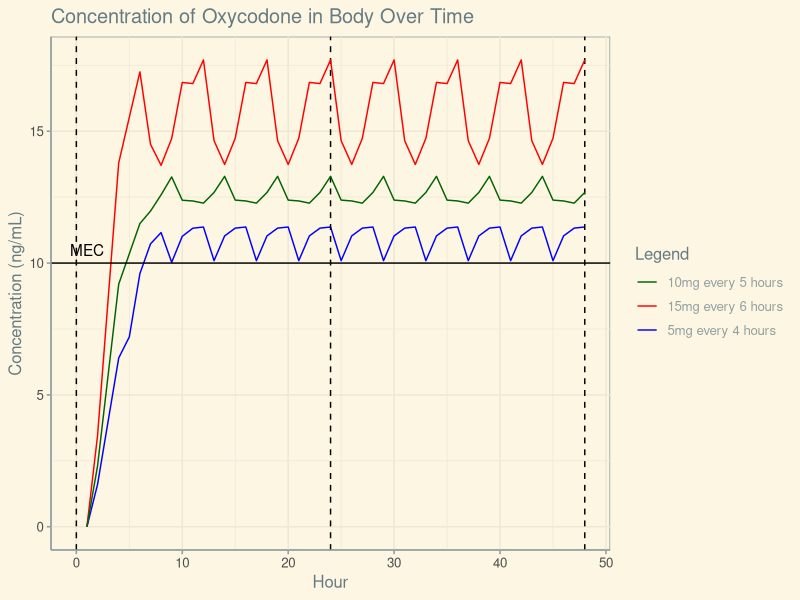
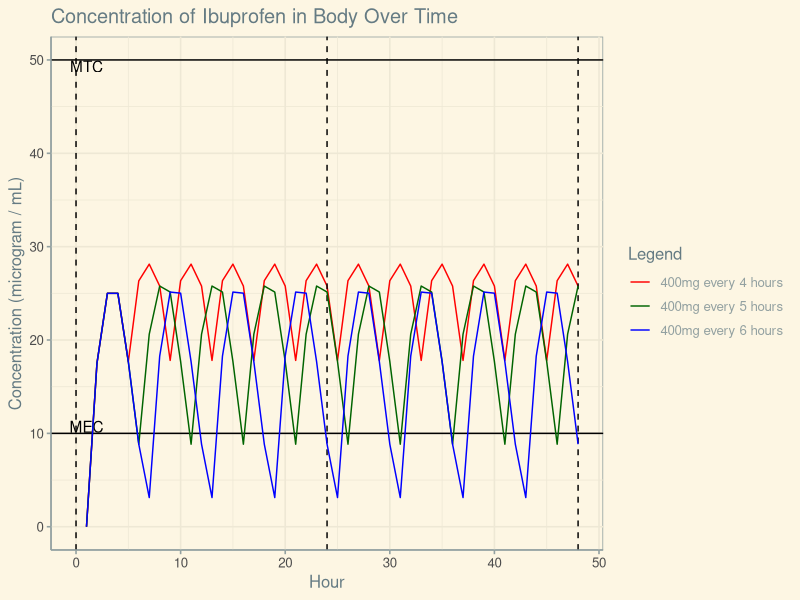
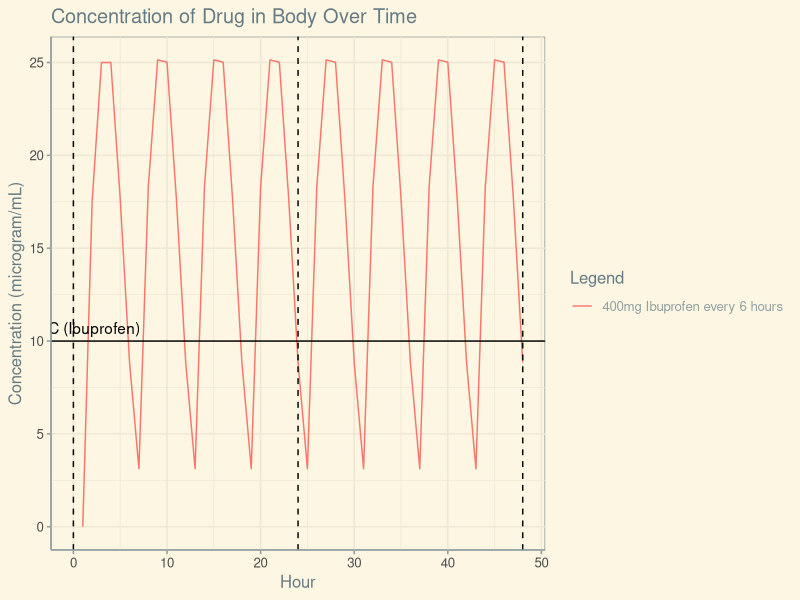
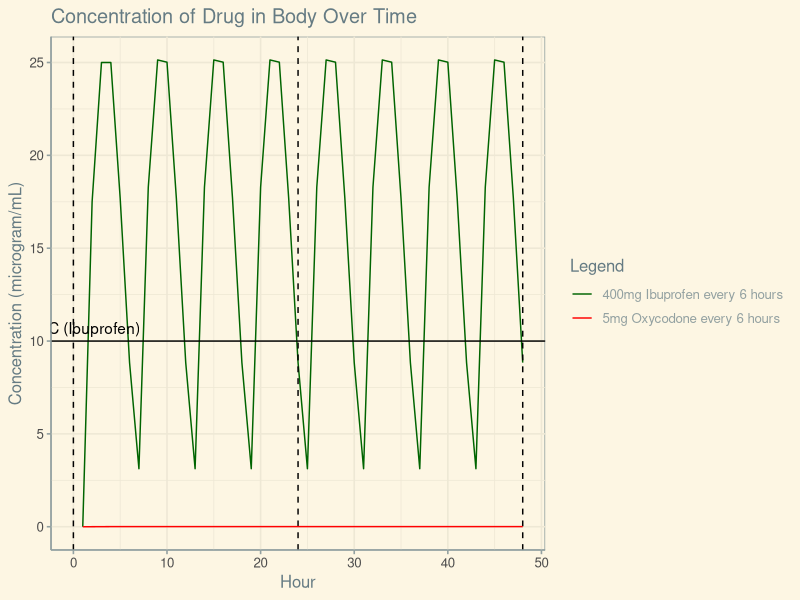
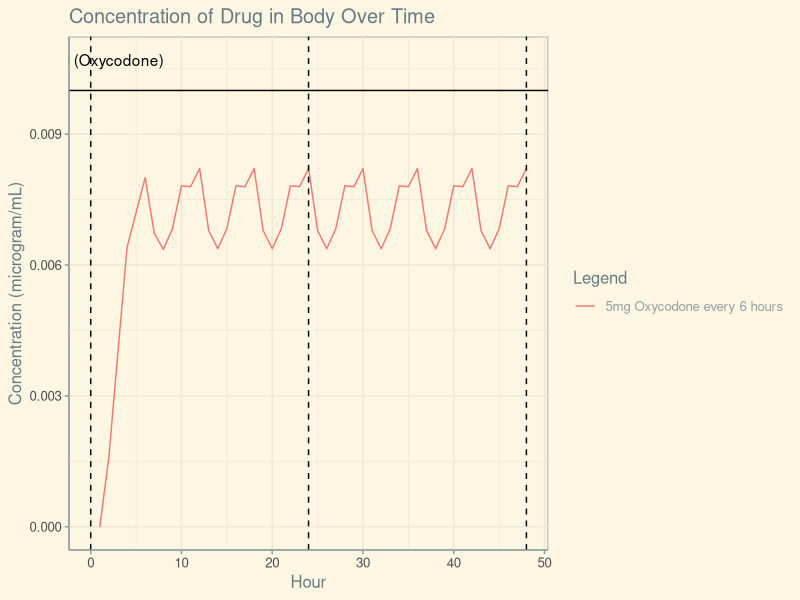

Recreate these plots in R, in order.
### Clean R Project 1
library(ggplot2)
library(tidyverse)
library(ggthemes)

dat <- tibble(Hour = seq(1:168),
              Concentration_High = rep(15,168),
              Hour_Since_Dose = rep(c(0,1,2,3),42))

### IBUPROFEN CONCENTRATION
ibu_concentration <- function(doses, c_max, half_life) {
  #TESTING
  #doses = 28
  #c_max = 25
  #half_life = 2
  
  final_mat <- data.frame(matrix(0, nrow = 168, ncol = doses + 1))
  final_mat[,1] <- rep(0:(168/doses - 1), doses)
  track = 0
  for (i in 1:168){
    for (j in 1:doses){
      if (final_mat[i,1] == 0) {
        final_mat[i+1,j+1+track] = c_max * 0.7
        final_mat[i+2,j+1+track] = c_max
        final_mat[i+3,j+1+track] = c_max
        track = track + 1
        break
      }
    }
  }
  head(final_mat, 50)
  
  for (j in 1:doses) {
    hour = 0
    for (i in 1:167) {
      if (final_mat[i+1, j + 1] == c_max * 0.7) {
        
      } else if (i > 165) {
        
      } else if (final_mat[i+1, j+1] == 0) {
        
      } else if (final_mat[i+2,j + 1] == c_max) {
        final_mat[i+2, j+1] = final_mat[i+2, j+1] * 0.5^(hour / half_life)
        hour = 1
      } else {
        final_mat[i+2, j+1] = final_mat[i+1, j+1] * 0.5^(hour / half_life)
        hour = hour + 1
      }
    }
  }
  head(final_mat, 20)
  
  
  
  final_mat$Total <- apply(final_mat[,-1], MARGIN = 1, sum)
  return(final_mat$Total)
  #return(final_mat)
}

ibu_concentration_5 <- function(doses, c_max, half_life) {
  #TESTING
  #doses = 30
  #c_max = 25
  #half_life = 2
  
  final_mat <- data.frame(matrix(0, nrow = 150, ncol = doses + 1))
  final_mat[,1] <- rep(0:4, 30)
  track = 0
  for (i in 1:150){
    for (j in 1:doses){
      if (final_mat[i,1] == 0) {
        final_mat[i+1,j+1+track] = c_max * 0.7
        final_mat[i+2,j+1+track] = c_max
        final_mat[i+3,j+1+track] = c_max
        track = track + 1
        break
      }
    }
  }
  head(final_mat, 50)
  
  for (j in 1:doses) {
    hour = 0
    for (i in 1:150) {
      if (i > 147) {
        
      } else if (final_mat[i+1, j + 1] == c_max * 0.7) {
        
      } else if (final_mat[i+1, j+1] == 0) {
        
      } else if (final_mat[i+2,j + 1] == c_max) {
        final_mat[i+2, j+1] = final_mat[i+2, j+1] * 0.5^(hour / half_life)
        hour = 1
      } else {
        final_mat[i+2, j+1] = final_mat[i+1, j+1] * 0.5^(hour / half_life)
        hour = hour + 1
      }
    }
  }
  head(final_mat, 20)
  
  
  
  final_mat$Total <- apply(final_mat[,-1], MARGIN = 1, sum)
  return(c(final_mat$Total,1,1,1,1,1,1,1,1,1,1,1,1,1,1,1,1,1,1))
  #return(final_mat)
}


######## Opioid Concentration #####
op_concentration <- function(doses, c_max, half_life) {
  #TESTING
  #doses = 28
  #c_max = 11.5
  #half_life = 4
  
  final_mat <- data.frame(matrix(0, nrow = 168, ncol = doses + 1))
  final_mat[,1] <- rep(0:(168/doses - 1), doses)
  track = 0
  for (i in 1:168){
    for (j in 1:doses){
      if (final_mat[i,1] == 0) {
        final_mat[i+1,j+1+track] = c_max * 0.2
        final_mat[i+2,j+1+track] = c_max * 0.5
        final_mat[i+3,j+1+track] = c_max * 0.8
        final_mat[i+4,j+1+track] = c_max * 0.9
        final_mat[i+5,j+1+track] = c_max
        track = track + 1
        break
      }
    }
  }
  head(final_mat, 50)
  tail(final_mat, 50)
  
  for (j in 1:doses) {
    hour = 0
    for (i in 1:167) {
      if (i > 163) {
        
      } else if (final_mat[i+5,j+1] == c_max*0.2 | final_mat[i+5,j+1] == c_max*0.5 |
                 final_mat[i+5,j+1] == c_max*0.8 | final_mat[i+5,j+1] == c_max*0.9) {
        
      } else if (final_mat[i+5,j+1] == c_max) {
        final_mat[i+5, j+1] = final_mat[i+5, j+1] * 0.5^(hour / half_life)
        hour = 1
      } else if (final_mat[i+4,j+1] != 0) {
        final_mat[i+5, j+1] = final_mat[i+4, j+1] * 0.5^(hour / half_life)
        hour = hour + 1
      } 
    }
  }
  head(final_mat, 20)
  
  final_mat$Total <- apply(final_mat[,-1], MARGIN = 1, sum)
  return(final_mat$Total[1:168])
}

op_concentration_5 <- function(doses, c_max, half_life) {
  #TESTING
  #doses = 30
  #c_max = 11.5
  #half_life = 4
  
  final_mat <- data.frame(matrix(0, nrow = 150, ncol = doses + 1))
  final_mat[,1] <- rep(0:4, 30)
  track = 0
  for (i in 1:150){
    for (j in 1:doses){
      if (final_mat[i,1] == 0) {
        final_mat[i+1,j+1+track] = c_max * 0.2
        final_mat[i+2,j+1+track] = c_max * 0.5
        final_mat[i+3,j+1+track] = c_max * 0.8
        final_mat[i+4,j+1+track] = c_max * 0.9
        final_mat[i+5,j+1+track] = c_max
        track = track + 1
        break
      }
    }
  }
  head(final_mat, 50)
  tail(final_mat, 50)
  
  for (j in 1:doses) {
    hour = 0
    for (i in 1:150) {
      if (i > 145) {
        
      } else if (final_mat[i+5,j+1] == c_max*0.2 | final_mat[i+5,j+1] == c_max*0.5 |
                 final_mat[i+5,j+1] == c_max*0.8 | final_mat[i+5,j+1] == c_max*0.9) {
        
      } else if (final_mat[i+5,j+1] == c_max) {
        final_mat[i+5, j+1] = final_mat[i+5, j+1] * 0.5^(hour / half_life)
        hour = 1
      } else if (final_mat[i+4,j+1] != 0) {
        final_mat[i+5, j+1] = final_mat[i+4, j+1] * 0.5^(hour / half_life)
        hour = hour + 1
      } 
    }
  }
  head(final_mat, 20)
  
  final_mat$Total <- apply(final_mat[,-1], MARGIN = 1, sum)
  last_thing <- c(final_mat$Total,1,1,1,1,1,1,1,1,1,1,1,1,1,1,1,1,1)
  #return(final_mat$Total[1:150])
}

######## OPIOIDS ########
strength_5 <- op_concentration(doses = 42,
                            c_max = 8,
                            half_life = 4)
strength_10 <- op_concentration_5(doses = 30,
                             c_max = 11.5,
                             half_life = 4)
strength_15 <- op_concentration(doses = 28,
                             c_max = 17.25,
                             half_life = 4)


dat$Total_5 <- strength_5
dat$Total_10 <- strength_10
dat$Total_15 <- strength_15

colors = c('15mg every 6 hours' = 'red',
           '10mg every 5 hours' = 'dark green',
           '5mg every 4 hours' = 'blue')

adult <- ggplot(dat, aes(x = Hour,color = '5mg every 4 hours')) +
  geom_line(aes(y = Total_5)) + 
  geom_vline(xintercept = c(0, 24, 48, 72, 96, 120, 144, 168),
             linetype = 2) + 
  theme_solarized() +
  xlim(0, 48) + # Single Day
  labs(title = 'Concentration of Oxycodone in Body Over Time',
       y = 'Concentration (ng/mL)',
       color = 'Legend')

adult <- adult + geom_line(aes(y = Total_15, color = '15mg every 6 hours'))

adult <- adult + geom_line(aes(y = Total_10, color = '10mg every 5 hours')) +
  scale_color_manual(values = colors) + geom_hline(yintercept = 10) +
  annotate('text', y = 10.5, x = 1, label = 'MEC')

adult

######## IBUPROFEN ########
strength_4hrs <- ibu_concentration(doses = 42,
                               c_max = 25,
                               half_life = 2)
strength_5hrs <- ibu_concentration_5(doses = 30,
                                   c_max = 25,
                                   half_life = 2)
strength_6hrs <- ibu_concentration(doses = 28,
                               c_max = 25,
                               half_life = 2)


dat$Total_4hrs <- strength_4hrs
dat$Total_5hrs <- strength_5hrs
dat$Total_6hrs <- strength_6hrs

colors = c('400mg every 4 hours' = 'red',
           '400mg every 5 hours' = 'dark green',
           '400mg every 6 hours' = 'blue')

adult <- ggplot(dat, aes(x = Hour, color = '400mg every 4 hours')) +
  geom_line(aes(y = Total_4hrs)) + 
  geom_vline(xintercept = c(0, 24, 48, 72, 96, 120, 144, 168),
             linetype = 2) + 
  geom_hline(yintercept = c(10, 50)) +
  annotate('text', y = 10.7, x = 1, label = 'MEC') +
  annotate('text', y = 49.3, x = 1, label = 'MTC') +
  theme_solarized() +
  xlim(0, 48) + # Number of hours
  labs(title = 'Concentration of Ibuprofen in Body Over Time',
       y = 'Concentration (microgram / mL)',
       color = 'Legend')

adult <- adult + geom_line(aes(y = Total_5hrs,
                               color = '400mg every 5 hours'))

adult <- adult + geom_line(aes(y = Total_6hrs,
                               color = '400mg every 6 hours')) +
  scale_color_manual(values = colors)

adult


######COMBO######
oxy <- op_concentration(doses = 28, c_max = 8,
                     half_life = 4)
ibu <- ibu_concentration(doses = 28, c_max = 25,
                     half_life = 2)
dat$oxy <- oxy / 1000
dat$ibu <- ibu

colors = c('5mg Oxycodone every 6 hours' = 'red',
           '400mg Ibuprofen every 6 hours' = 'dark green')

adult <- ggplot(dat, aes(x = Hour, 
                         color = '400mg Ibuprofen every 6 hours')) +
  geom_line(aes(y = ibu)) + 
  geom_vline(xintercept = c(0, 24, 48, 72, 96, 120, 144, 168),
             linetype = 2) + 
  theme_solarized() +
  geom_hline(yintercept = 10) +
  annotate('text', y = 10.7, x = 1, label = 'MEC (Ibuprofen)') +
  xlim(0, 48) + # Number of hours
  labs(title = 'Concentration of Drug in Body Over Time',
       y = 'Concentration (microgram/mL)',
       color = 'Legend')
adult

adult <- adult + geom_line(aes(y = oxy,
                               color = '5mg Oxycodone every 6 hours')) +
  scale_color_manual(values = colors)

adult

adult <- ggplot(dat, aes(x = Hour, 
                         color = '5mg Oxycodone every 6 hours')) +
  geom_line(aes(y = oxy)) + 
  geom_vline(xintercept = c(0, 24, 48, 72, 96, 120, 144, 168),
             linetype = 2) + 
  theme_solarized() +
  geom_hline(yintercept = 10 / 1000) +
  annotate('text', y = 10.7/1000, x = 1, label = 'MEC (Oxycodone)') +
  xlim(0, 48) + # Number of hours
  labs(title = 'Concentration of Drug in Body Over Time',
       y = 'Concentration (microgram/mL)',
       color = 'Legend')
adult
